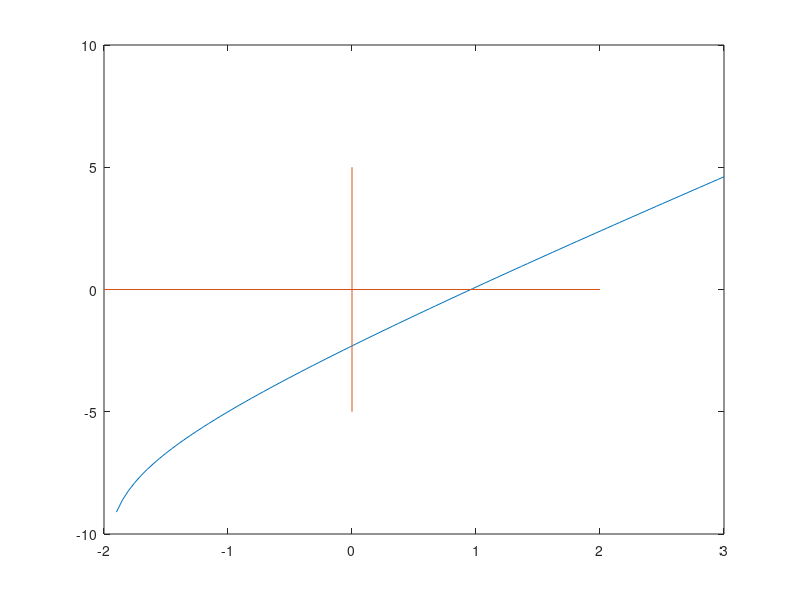

Write the MATLAB code that produced this figure. (Note: this script raises an error after producing the figure.)
%Plot Kurva
x = linspace(-1.9,3);
f = @(x) log(x+2) + 2*x - 3;
y = f(x);
plot(x,y)

%Menggambar sumbu x dan y
line([-2,2],[0,0])  %Sumbu X
line([0,0],[-5,5])  %Sumbu Y

%Annotation
gtext('y = log(x+2) + 2x - 3')
gtext('Akar')
